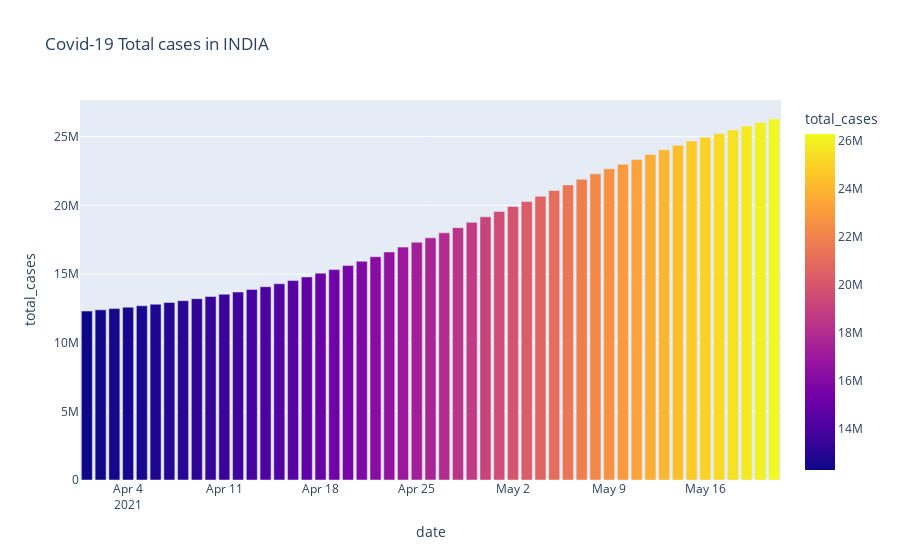

Source (notebook cell):
### Code cell
fig=px.bar(df_India,x="date",y="total_cases",color='total_cases',title='Covid-19 Total cases in INDIA')
fig.show()
